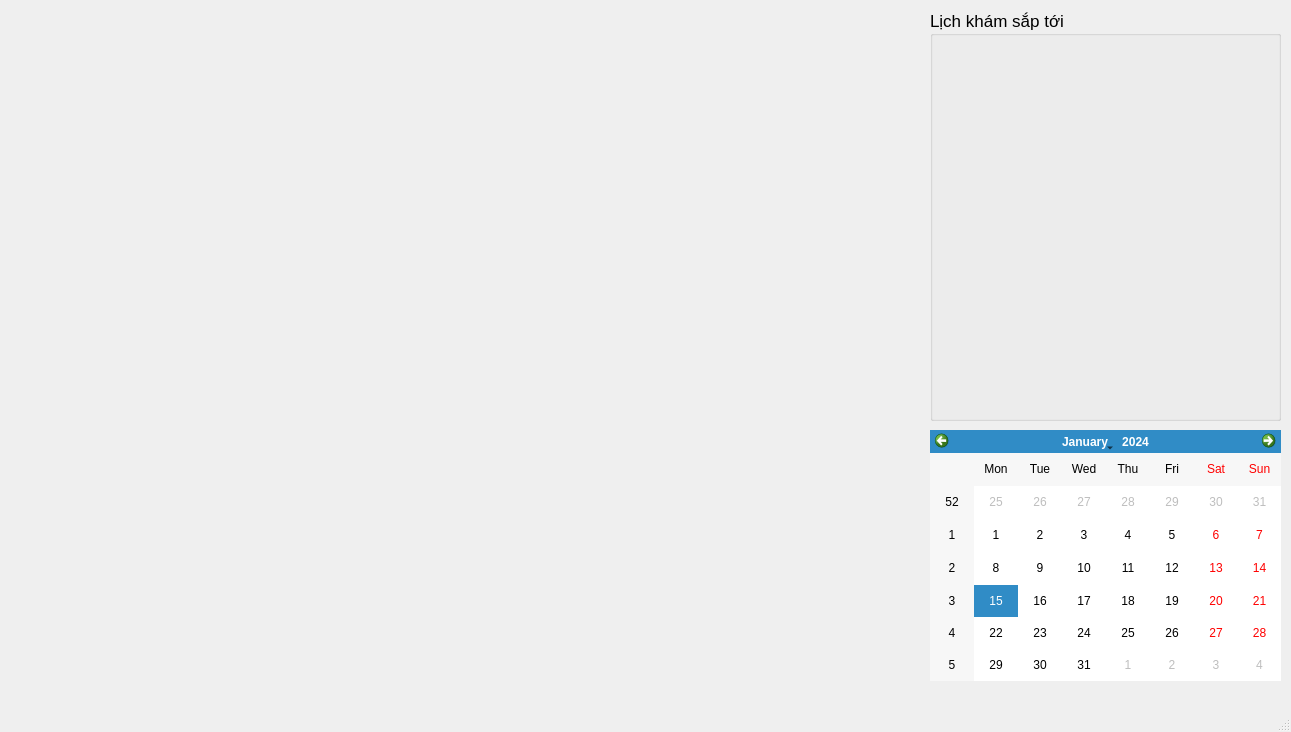
<?xml version="1.0" encoding="UTF-8"?>
<ui version="4.0">
 <class>MainWindow</class>
 <widget class="QMainWindow" name="MainWindow">
  <property name="geometry">
   <rect>
    <x>0</x>
    <y>0</y>
    <width>1291</width>
    <height>732</height>
   </rect>
  </property>
  <property name="windowTitle">
   <string>Giao Diện Chức Năng</string>
  </property>
  <widget class="QWidget" name="centralwidget">
   <widget class="QStackedWidget" name="stackedWidgetMain">
    <property name="geometry">
     <rect>
      <x>10</x>
      <y>10</y>
      <width>911</width>
      <height>641</height>
     </rect>
    </property>
    <widget class="QWidget" name="page_trong"/>
   </widget>
   <widget class="QGroupBox" name="groupBox">
    <property name="geometry">
     <rect>
      <x>930</x>
      <y>10</y>
      <width>351</width>
      <height>411</height>
     </rect>
    </property>
    <property name="font">
     <font>
      <pointsize>13</pointsize>
     </font>
    </property>
    <property name="title">
     <string>Lịch khám sắp tới</string>
    </property>
   </widget>
   <widget class="QCalendarWidget" name="calendarWidget">
    <property name="geometry">
     <rect>
      <x>930</x>
      <y>430</y>
      <width>351</width>
      <height>251</height>
     </rect>
    </property>
   </widget>
  </widget>
  <widget class="QMenuBar" name="menubar">
   <property name="geometry">
    <rect>
     <x>0</x>
     <y>0</y>
     <width>1291</width>
     <height>26</height>
    </rect>
   </property>
  </widget>
  <widget class="QStatusBar" name="statusbar"/>
 </widget>
 <resources/>
 <connections/>
</ui>
